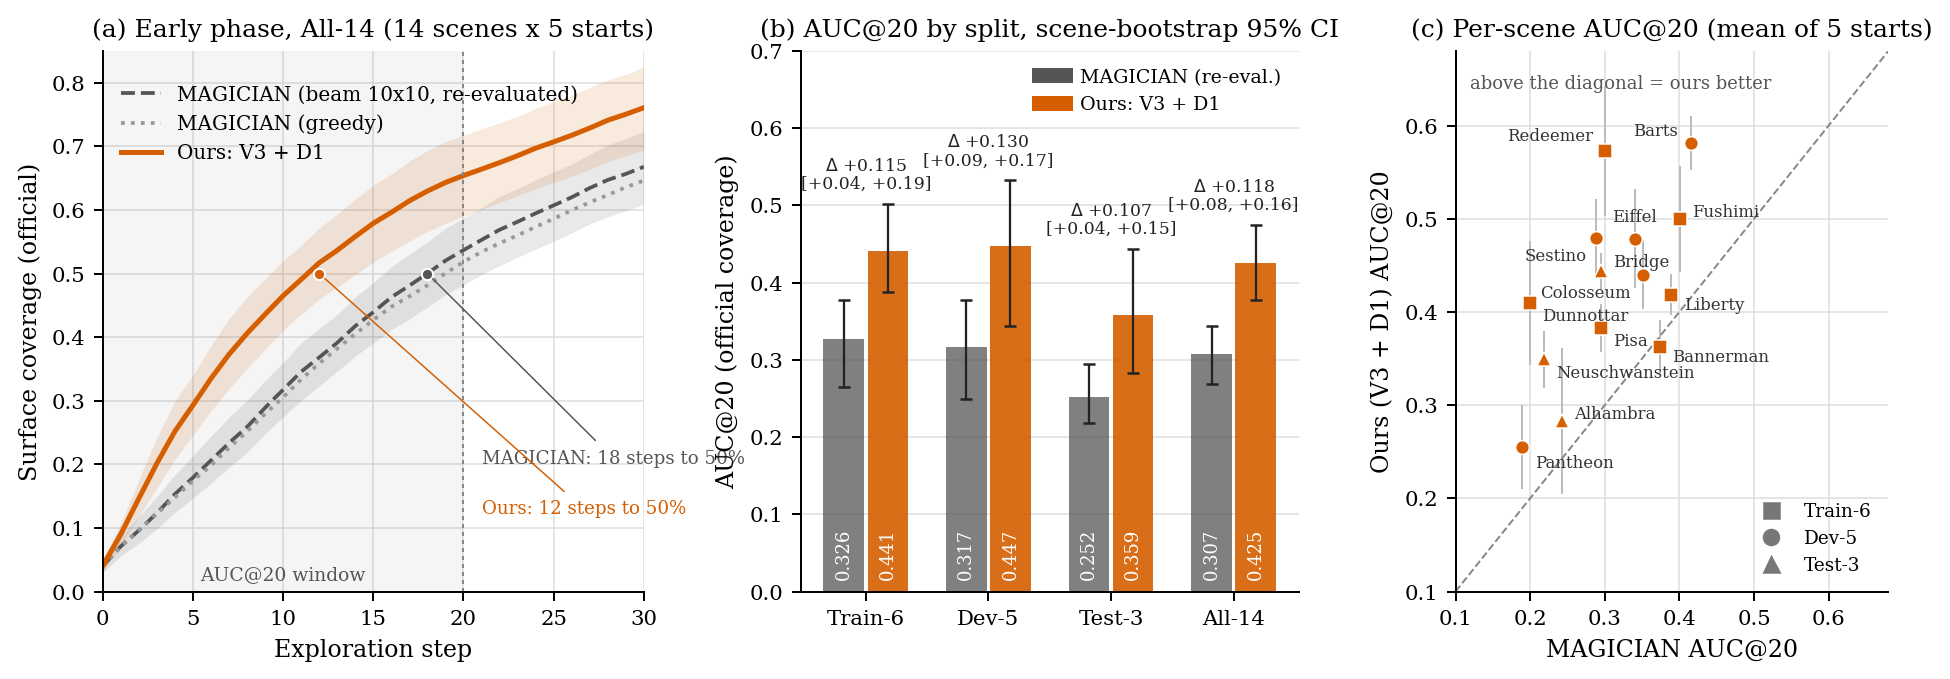

Recreate this plot in Python.
"""Early-phase (AUC@20) comparison of V3-D1 against MAGICIAN on the CVPR Table 1 records.
Reads the canonical episode records (official MAGICIAN coverage, replay-verified) and writes
experiments/exp6_v3/figures/early_phase_vs_magician.{pdf,png} + early_phase_vs_magician.csv."""
import glob, json, os, yaml
import numpy as np
import matplotlib
matplotlib.use("Agg")
import matplotlib.pyplot as plt
from matplotlib.lines import Line2D

R = "/bsuscratch/jiahuizhang/projects/occupancy/seen2scene"
TB = os.path.join(R, "work_dirs", "cvpr_results", "table1", "episodes")
OUT = os.path.join(R, "experiments", "exp6_v3", "figures")
reg = yaml.safe_load(open(os.path.join(R, "experiments", "cvpr_results", "table1", "SCENE_REGISTRY.yaml")))["scenes"]
NAME = {s["local_id"]: s["official_name"] for s in reg}
SPLIT = {s["local_id"]: s["split"] for s in reg}
PAPER = {s["local_id"]: s["magician_paper"] for s in reg}
MODELS = {"MAG-B": ("MAGICIAN (beam 10x10, re-evaluated)", "#555555", "--"), "MAG-G": ("MAGICIAN (greedy)", "#999999", ":"), "V3-D1-H3-NORISK": ("Ours: V3 + D1", "#D55E00", "-")}
rng = np.random.default_rng(0)


def load(model):
    out = {}
    for f in glob.glob(os.path.join(TB, model, "*.json")):
        r = json.load(open(f)); out[(r["scene"], int(r["start"]))] = np.asarray(r["coverage_official"], float)
    return out


E = {m: load(m) for m in MODELS}
ALL14 = sorted({k[0] for k in E["V3-D1-H3-NORISK"]} & {k[0] for k in E["MAG-B"]})
assert all(sum(1 for k in E[m] if k[0] == s) == 5 for m in MODELS for s in ALL14), "incomplete scene"
GROUPS = {"Train-6": [s for s in ALL14 if SPLIT[s].startswith("train")], "Dev-5": [s for s in ALL14 if SPLIT[s].startswith("dev")], "Test-3": [s for s in ALL14 if SPLIT[s].startswith("test")], "All-14": ALL14}
scene_curve = {m: {s: np.mean([E[m][(s, k)] for k in range(5)], 0) for s in ALL14} for m in MODELS}


def auc(c, T): return float(np.trapz(c[:T + 1]) / T)
def t_reach(c, level):
    i = np.argmax(c >= level); return int(i) if c[i] >= level else np.nan


def boot_mean(vals, n=10000):
    vals = np.asarray(vals); idx = rng.integers(0, len(vals), (n, len(vals))); b = vals[idx].mean(1)
    return float(vals.mean()), float(np.percentile(b, 2.5)), float(np.percentile(b, 97.5))


def boot_curve(curves, n=10000):
    A = np.stack(curves); idx = rng.integers(0, len(A), (n, len(A))); B = A[idx].mean(1)
    return A.mean(0), np.percentile(B, 2.5, 0), np.percentile(B, 97.5, 0)


# ------------------------------------------------------------------ numbers
rows = []
for g, ss in GROUPS.items():
    for m in MODELS:
        for met, fn in (("AUC@20", lambda c: auc(c, 20)), ("Cov@20", lambda c: float(c[20])), ("AUC@50", lambda c: auc(c, 50)), ("AUC@100", lambda c: auc(c, 100)), ("Final", lambda c: float(c[100])), ("steps_to_50", lambda c: t_reach(c, 0.5)), ("steps_to_70", lambda c: t_reach(c, 0.7))):
            v = [fn(scene_curve[m][s]) for s in ss]
            mu, lo, hi = boot_mean(v); rows.append((g, m, met, mu, lo, hi))
    # paired difference ours - MAG-B
    for met, fn in (("AUC@20", lambda c: auc(c, 20)), ("Cov@20", lambda c: float(c[20])), ("AUC@50", lambda c: auc(c, 50)), ("AUC@100", lambda c: auc(c, 100)), ("Final", lambda c: float(c[100]))):
        d = [fn(scene_curve["V3-D1-H3-NORISK"][s]) - fn(scene_curve["MAG-B"][s]) for s in ss]
        mu, lo, hi = boot_mean(d); rows.append((g, "V3-D1 minus MAG-B", met, mu, lo, hi))
with open(os.path.join(OUT, "early_phase_vs_magician.csv"), "w") as f:
    f.write("group,model,metric,mean,ci_lo,ci_hi\n")
    for r in rows: f.write(",".join(str(x) for x in r) + "\n")
per_scene = {s: {m: auc(scene_curve[m][s], 20) for m in MODELS} for s in ALL14}
per_scene_se = {s: float(np.std([auc(E["V3-D1-H3-NORISK"][(s, k)], 20) - auc(E["MAG-B"][(s, k)], 20) for k in range(5)], ddof=1) / np.sqrt(5)) for s in ALL14}

# ------------------------------------------------------------------ figure
plt.rcParams.update({"font.family": "serif", "font.size": 9, "axes.labelsize": 9.5, "axes.titlesize": 10, "legend.fontsize": 8, "xtick.labelsize": 8.5, "ytick.labelsize": 8.5})
fig = plt.figure(figsize=(12.8, 3.9))
gs = fig.add_gridspec(1, 3, width_ratios=[1.25, 1.15, 1.0], wspace=0.32)

# (a) zoomed curves, All-14
ax = fig.add_subplot(gs[0, 0])
T = 30
for m, (lab, col, ls) in MODELS.items():
    mu, lo, hi = boot_curve([scene_curve[m][s] for s in ALL14])
    if m != "MAG-G": ax.fill_between(np.arange(T + 1), lo[:T + 1], hi[:T + 1], color=col, alpha=0.13, lw=0)
    ax.plot(np.arange(T + 1), mu[:T + 1], color=col, ls=ls, lw=2.0 if m.startswith("V3") else 1.5, label=lab)
    if m != "MAG-G":
        t50 = t_reach(mu, 0.5); ax.plot([t50], [0.5], marker="o", ms=4.5, color=col, mec="white", mew=0.8)
        ax.annotate(("MAGICIAN: " if m.startswith("MAG") else "Ours: ") + f"{t50} steps to 50%", (t50, 0.5), xytext=(21.0, 0.21 if m.startswith("MAG") else 0.13), fontsize=7.3, color=col, va="center", ha="left", arrowprops=dict(arrowstyle="-", color=col, lw=0.6, shrinkB=3))
ax.axvspan(0, 20, color="#000000", alpha=0.04, lw=0); ax.axvline(20, color="#888888", lw=0.8, ls=(0, (2, 2)))
ax.text(10, 0.012, "AUC@20 window", ha="center", va="bottom", fontsize=7.5, color="#555555")
ax.set_xlim(0, T); ax.set_ylim(0, 0.85); ax.set_xlabel("Exploration step"); ax.set_ylabel("Surface coverage (official)")
ax.set_title("(a) Early phase, All-14 (14 scenes x 5 starts)"); ax.grid(color="#DDDDDD", lw=0.6); ax.set_axisbelow(True)
ax.legend(loc="upper left", bbox_to_anchor=(0.0, 0.97), frameon=False)
for sp in ("top", "right"): ax.spines[sp].set_visible(False)

# (b) grouped bars: AUC@20 / Cov@20 / AUC@50 by group, MAG-B vs ours
ax = fig.add_subplot(gs[0, 1])
mets = ("AUC@20", "Cov@20", "AUC@50"); groups = ("Train-6", "Dev-5", "Test-3", "All-14")
w = 0.36; x0 = np.arange(len(groups))
R_ = {(r[0], r[1], r[2]): r[3:] for r in rows}
for j, met in enumerate(mets):
    off = (j - 1) * 1.0 * (len(groups) + 1.2)   # separate blocks per metric
for gi, g in enumerate(groups):
    for mi, m in enumerate(("MAG-B", "V3-D1-H3-NORISK")):
        lab, col, _ = MODELS[m]
        mu, lo, hi = R_[(g, m, "AUC@20")]
        ax.bar(gi + (mi - 0.5) * w, mu, w * 0.92, color=col, alpha=0.9 if m.startswith("V3") else 0.75, lw=0)
        ax.errorbar(gi + (mi - 0.5) * w, mu, yerr=[[mu - lo], [hi - mu]], color="#222222", lw=0.9, capsize=2.2)
        ax.text(gi + (mi - 0.5) * w, 0.015, f"{mu:.3f}", ha="center", va="bottom", fontsize=7.2, color="white", rotation=90)
    d, dlo, dhi = R_[(g, "V3-D1 minus MAG-B", "AUC@20")]
    ax.text(gi, max(R_[(g, "MAG-B", "AUC@20")][2], R_[(g, "V3-D1-H3-NORISK", "AUC@20")][2]) + 0.02, f"$\\Delta$ {d:+.3f}\n[{dlo:+.2f}, {dhi:+.2f}]", ha="center", fontsize=6.9, color="#222222", linespacing=1.1)
ax.set_xticks(x0); ax.set_xticklabels(groups); ax.set_ylim(0, 0.70); ax.set_ylabel("AUC@20 (official coverage)")
ax.set_title("(b) AUC@20 by split, scene-bootstrap 95% CI"); ax.grid(axis="y", color="#DDDDDD", lw=0.6); ax.set_axisbelow(True)
for sp in ("top", "right"): ax.spines[sp].set_visible(False)
ax.legend(handles=[Line2D([], [], color=MODELS["MAG-B"][1], lw=6, label="MAGICIAN (re-eval.)"), Line2D([], [], color=MODELS["V3-D1-H3-NORISK"][1], lw=6, label="Ours: V3 + D1")], loc="upper right", frameon=False, fontsize=7.6, handlelength=1.4)

# (c) per-scene paired AUC@20
ax = fig.add_subplot(gs[0, 2])
mk = {"train": "s", "dev": "o", "test": "^"}
for s in ALL14:
    xm, ym = per_scene[s]["MAG-B"], per_scene[s]["V3-D1-H3-NORISK"]
    ax.errorbar(xm, ym, yerr=per_scene_se[s], fmt=mk[SPLIT[s].split("_")[0] if SPLIT[s] in mk else "o"], ms=5.5, color=MODELS["V3-D1-H3-NORISK"][1], mec="white", mew=0.6, elinewidth=0.8, ecolor="#BBBBBB", capsize=0)
    short = NAME[s].replace(" Castle", "").replace(" Cathedral", "").replace(" Palace", "").replace("Statue of ", "").replace("Christ the ", "").replace("Manhattan ", "").replace(" Museum", "").replace(" Tower", "")
    OFF = {"sestino_museum": (-4, -9, "right"), "eiffel": (0, 7, "center"), "colosseum": (-5, -9, "right"), "barts": (-5, 3, "right"), "redeemer": (-5, 4, "right"), "pantheon": (5, -8, "left"), "alhambra": (5, 1, "left"), "neuschwanstein": (5, -7, "left"), "liberty": (5, -6, "left"), "fushimi": (5, 1, "left"), "bannerman": (5, -6, "left"), "pisa": (5, -7, "left"), "bridge": (5, 2, "left"), "dunnottar": (5, -7, "left")}
    dx, dy, ha = OFF.get(s, (4, 2, "left"))
    ax.annotate(short, (xm, ym), xytext=(dx, dy), textcoords="offset points", fontsize=6.6, color="#333333", ha=ha)
lim = (0.1, 0.68); ax.plot(lim, lim, color="#888888", lw=0.8, ls="--"); ax.set_xlim(lim); ax.set_ylim(lim)
ax.set_xlabel("MAGICIAN AUC@20"); ax.set_ylabel("Ours (V3 + D1) AUC@20"); ax.set_title("(c) Per-scene AUC@20 (mean of 5 starts)")
ax.text(0.12, 0.655, "above the diagonal = ours better", fontsize=7.2, color="#555555", va="top")
ax.legend(handles=[Line2D([], [], marker="s", ls="", color="#777777", label="Train-6"), Line2D([], [], marker="o", ls="", color="#777777", label="Dev-5"), Line2D([], [], marker="^", ls="", color="#777777", label="Test-3")], loc="lower right", frameon=False, fontsize=7.4)
ax.grid(color="#DDDDDD", lw=0.6); ax.set_axisbelow(True)
for sp in ("top", "right"): ax.spines[sp].set_visible(False)

fig.savefig(os.path.join(OUT, "early_phase_vs_magician.pdf"), bbox_inches="tight")
fig.savefig(os.path.join(OUT, "early_phase_vs_magician.png"), dpi=180, bbox_inches="tight")

# ------------------------------------------------------------------ console summary
print("group | metric | MAG-B | V3-D1 | diff [95% CI]")
for g in groups:
    for met in ("AUC@20", "Cov@20", "AUC@50", "AUC@100", "Final"):
        a = R_[(g, "MAG-B", met)][0]; b = R_[(g, "V3-D1-H3-NORISK", met)][0]; d = R_[(g, "V3-D1 minus MAG-B", met)]
        print(f"{g} | {met} | {a:.3f} | {b:.3f} | {d[0]:+.3f} [{d[1]:+.3f}, {d[2]:+.3f}]")
    for met in ("steps_to_50", "steps_to_70"):
        print(f"{g} | {met} | {R_[(g, 'MAG-B', met)][0]:.1f} | {R_[(g, 'V3-D1-H3-NORISK', met)][0]:.1f}")
print("scenes where ours < MAG-B on AUC@20:", [s for s in ALL14 if per_scene[s]["V3-D1-H3-NORISK"] < per_scene[s]["MAG-B"]])
print("paper MAGICIAN AUC@100 All-14 (no AUC@20 reported):", round(np.mean([PAPER[s]["auc"]["magician"] for s in ALL14]), 3))
